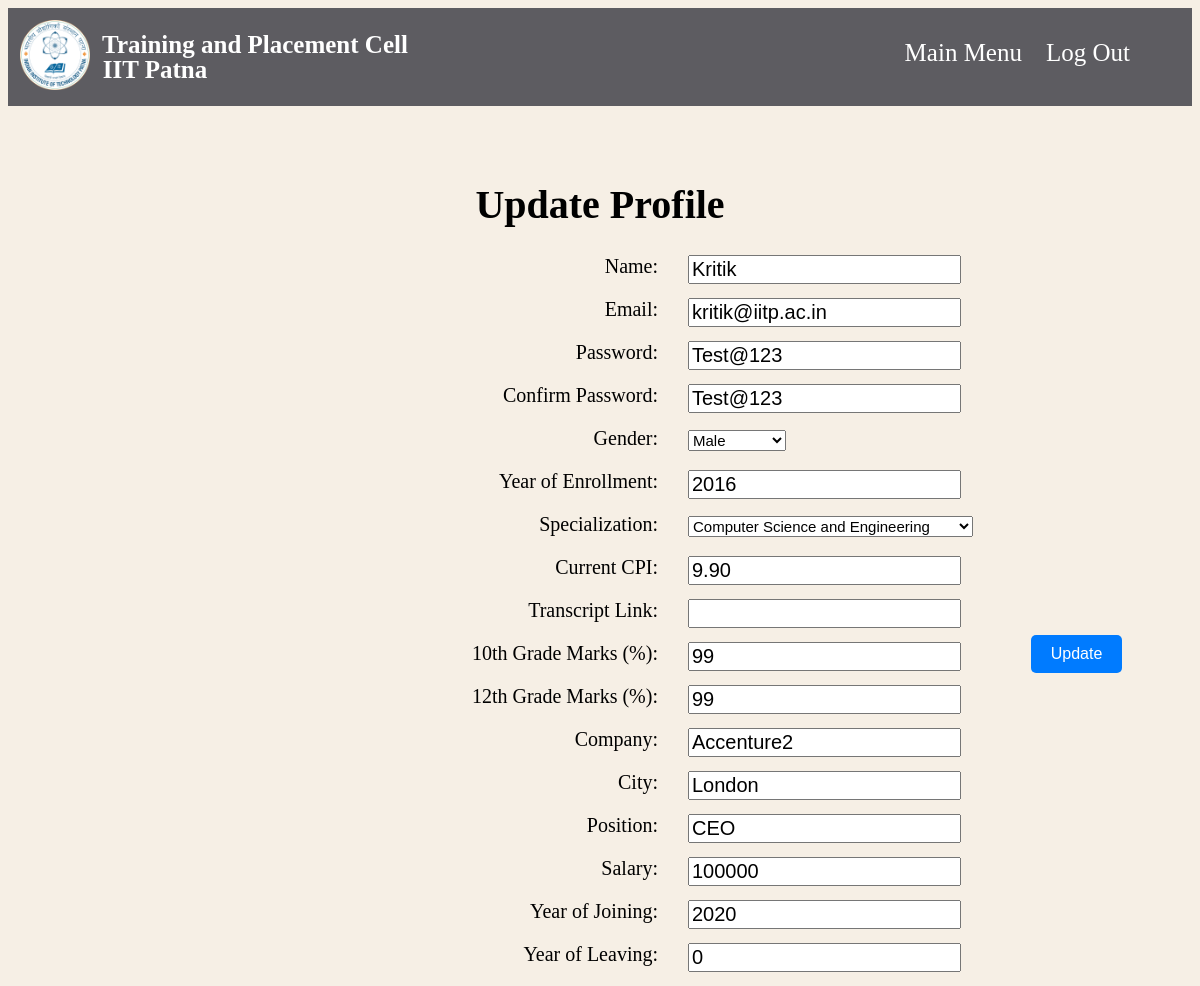
/update_alumnus.php (signed in), run on the app's committed database.
### tables this page shows
CREATE TABLE `alumnus` (
  `Email` varchar(100) DEFAULT NULL,
  `Password` varchar(100) DEFAULT NULL,
  `Name` varchar(100) DEFAULT NULL,
  `RollNo` varchar(8) DEFAULT NULL,
  `Specialization` varchar(100) DEFAULT NULL,
  `Gender` varchar(100) DEFAULT NULL,
  `YoE` int(11) DEFAULT NULL,
  `isVerified` int(11) NOT NULL DEFAULT 0,
  `Transcript` longtext DEFAULT NULL
);

CREATE TABLE `marks` (
  `RollNo` varchar(100) DEFAULT NULL,
  `Std10` int(11) DEFAULT NULL,
  `Std12` int(11) DEFAULT NULL,
  `CPI` decimal(4,2) DEFAULT NULL
);

CREATE TABLE `placement` (
  `RollNo` varchar(8) DEFAULT NULL,
  `Company` varchar(100) DEFAULT NULL,
  `Position` varchar(100) DEFAULT NULL,
  `City` varchar(100) DEFAULT NULL,
  `CTC` int(11) DEFAULT 0,
  `YoJ` int(11) DEFAULT 0,
  `YoL` int(11) DEFAULT 0,
  `offerct` int(11) NOT NULL DEFAULT 0
);

### update_alumnus.php (the view, shortened to what this page needs)
<?php
require 'config.php';
$RollNo = $_SESSION['sess_user'];
$result = mysqli_query($conn, "select * from alumnus where RollNo = '$RollNo'");
$row = mysqli_fetch_array($result);
$result2 = mysqli_query($conn, "select * from marks where RollNo = '$RollNo'");
$row2 = mysqli_fetch_array($result2);
$result3 = mysqli_query($conn, "select * from placement where RollNo = '$RollNo'");
$row3 = mysqli_fetch_array($result3);
$Name = $row["Name"];
$Email = $row["Email"];
$Pass= $row["Password"];
$YoE = $row["YoE"];
$CPI = $row2["CPI"];
$Std10 = $row2["Std10"];
$Std12 = $row2["Std12"];
$Transcript = $row["Transcript"];
$Company = $row3["Company"];
$Position = $row3["Position"];
$City = $row3["City"];
$CTC = $row3["CTC"];
$YoJ = $row3["YoJ"];
$YoL = $row3["YoL"];
?>
<!DOCTYPE html>
<html>
<head>
    <link rel="stylesheet" href="styles.css">
</head>
<body>
<div class="header">
        <a href="index.php" class="logo">
            <div class="header-left">
                <img src="IITP_Logo.png" alt="IIT Patna Logo" width="70px" height="70px">
            </div>
            <div class="header-text">
                Training and Placement Cell
            </div>
            <div class="header-text1">
                IIT Patna
            </div>
        </a>
        <div class="header-right">
            <a href="welcome_alumnus.php">Main Menu</a>
            <a href="logout.php">Log Out</a>
        </div>
    </div>
    <center>
        <p class = "heading">
            <h1>Update Profile</h1>
    </p>
        <p class = "top">
	<form action="" method="post">
		<label for="Name">Name:</label>
		<input type="text" id="Name" name="Name" value = "<?php echo $Name ?>" required><br><br>
        <label for="Email">Email:</label>
		<input type="email" id="Email" name="Email" value = "<?php echo $Email ?>" required><br><br>
        <label for="Password1">Password:</label>
		<input type="text" id="Password1" name="pass1" value = "<?php echo $Pass ?>" required><br><br>
        <label for="Password2">Confirm Password:</label>
		<input type="text" id="Password2" name="pass2" value = "<?php echo $Pass ?>" required><br><br>
        <label for="Gender">Gender:</label>
                <select id="Gender" name="Gender">
                <option value="Male">Male</option>
        </select>
        <label for="YoE">Year of Enrollment:</label>
		<input type="number" id="YoE" name="YoE" min="2008" value = "<?php echo $YoE ?>" required><br><br>
        <label for="Specialization">Specialization:</label>
                <select id="Specialization" name="Specialization">
                <option value="CSE">Computer Science and Engineering</option>
        </select>
        <label for="CPI">Current CPI:</label>
        <input type="number" step="any" id="CPI" name="CPI"  value = "<?php echo $CPI?>" required><br><br>
        <label for="Transcript">Transcript Link:</label>
        <input type="url" id="Transcript" name="Transcript" value = "<?php echo $Transcript?>"  required><br><br>
        <label for="Std10">10th Grade Marks (%):</label>
        <input type="number" step="any" id="Std10" name="Std10" min="0" max="100" value = "<?php echo $Std10?>"  required><br><br>
        <label for="Std12">12th Grade Marks (%):</label>
        <input type="number" step="any" id="Std12" name="Std12" min="0" max="100" value = "<?php echo $Std12?>"  required><br><br>
                <div id="company">
                <label for="company">Company:</label>
                <input type="text" id="company" name="company" value = "<?php echo $Company?>" >
                </div>
                <div id="city">
                <label for="city">City:</label>
                <input type="text" id="city" name="city" value = "<?php echo $City?>" >
                </div>
                <div id="position">
                <label for="position">Position:</label>
                <input type="text" id="position" name="position" value = "<?php echo $Position?>" >
                </div>
                <div id="salary">
                <label for="salary">Salary:</label>
                <input type="number" id="salary" name="salary" value = "<?php echo $CTC?>" >
                </div>
                <div id="YoJ">
                <label for="YoJ">Year of Joining:</label>
                <input type="number" id="YoJ" name="YoJ" min="2008" value = "<?php echo $YoJ?>" >
                </div>
                <div id="YoL">
                <label for="YoL">Year of Leaving:</label>
                <input type="number" id="YoL" name="YoL" value = "<?php echo $YoL?>">
                </div>  <br><br>
                <button class="form-button" type="submit" value="Update Details" name = "Submit">Update</button>
            </form>
            <br><br>
        </center>
</body>
</html>

### styles.css (style rules this page uses)
body { background-color: rgb(246, 239, 229); }
.header { overflow: hidden; background-color: #5d5c61; margin-bottom: 10px; }
.header a { float: left; color: rgb(255, 255, 255); text-align: center; padding: 12px; text-decoration: none; font-size: 25px; line-height: 25px; border-radius: 4px; }
.header a.logo { font-size: 25px; font-weight: bold; }
.header-left { float: left; }
.header-right { padding-top: 20px; padding-right: 50px; float: right; }
.header-text { padding-top: 12px; width: 400px; }
.header-text1 { width: 200px; }
p.heading { margin-top: 75px; }
p.top { margin-top: 20px; margin-bottom: 20px; font-size: 20px; }
h1 { font-size: 40px; }
label { margin-left: 400px; margin-bottom: 20px; font-size: 20px; display: inline-block; float: left; clear: left; width: 250px; text-align: right; }
select { margin-left: 680px; margin-top: -40px ; font-size: 15px; display: inline-block; float: left; clear: left; text-align: left; }
input { margin-left: 30px; font-size: 20px; display: inline-block; float: left; }
a { font-size: 20px; }
form button { margin-right: 600px; }
form button:last-child { margin-right: 0; }
.form-button { background-color: #007bff; border: none; color: #fff; padding: 10px 20px; font-size: 16px; border-radius: 5px; cursor: pointer; margin-top: 20px; }

### data on the page
alumnus: Name "Kritik", Email "kritik@iitp.ac.in", pass1 "Test@123", pass2 "Test@123", YoE "2016"
marks: CPI "9.90", Std10 "99", Std12 "99"
placement: company "Accenture2", city "London", position "CEO", salary "100000", YoJ "2020", YoL "0"
